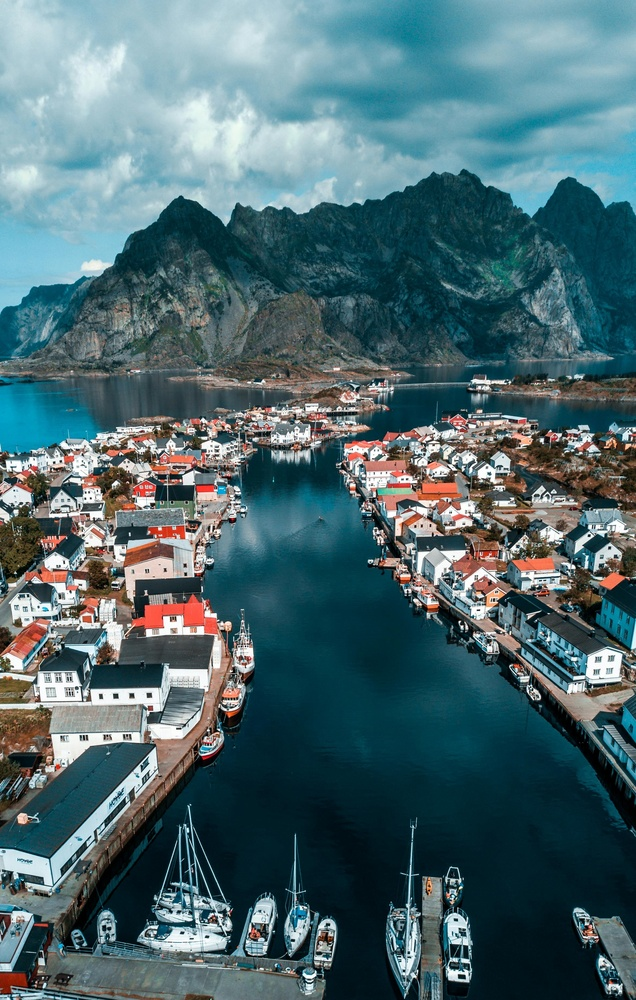
//> input picture img/norway.jpg, 636 x 1000 px, shrunk from 2372 x 3730 before the run
$ ./sequential 3   (built with g++ and OpenCV 4)
//> lines starting //> are read from the running program, lines starting //| are printed output that depends on the picture
//> further down, image is the input picture: 1000 rows x 636 cols, CV_8UC3; mean B, G, R 111.8, 105.6, 77.3
#include <iostream>
#include <opencv2/opencv.hpp>
#include <omp.h>
#include <algorithm>
using namespace std;
using namespace cv;

void image_convolution(vector<vector<int>> kernel, Mat image, int stride)
{
//> called with stride = 3
    if (image.empty())
    {
        cout << "Error: Could not read the image file!" << endl;
        return;
    }
    cout << "Original Image Size: " << image.rows << " x " << image.cols << endl;
//| Original Image Size: 1000 x 636
    int K = kernel.size(); // Kernel size
    if (image.channels() == 3)
        cvtColor(image, image, COLOR_BGR2GRAY);
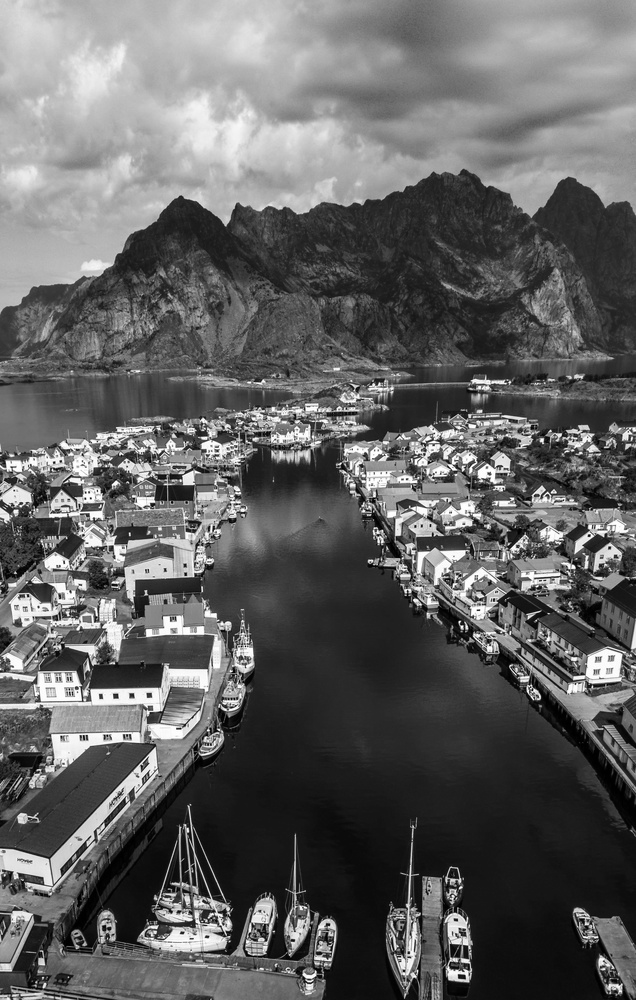
//> image: 1000 rows x 636 cols, CV_8UC1; min 0, max 255, mean 97.9

    int out_rows = ((image.rows - K) / stride) + 1;
//> out_rows = 333
    int out_cols = ((image.cols - K) / stride) + 1;
//> out_cols = 212
    Mat output_image(out_rows, out_cols, CV_8UC1);

    double start_time = omp_get_wtime();

    for (int x = 1; x < out_rows - 1; x++)
    {
        for (int y = 1; y < out_cols - 1; y++)
        {
            // The offset is +1 because your original 3 X 3  kernel loops started at x = 1 and y = 1 (to avoid accessing pixels outside the image bounds).int x_in = x * stride + 1;
            int x_in = x * stride + 1;
            int y_in = y * stride + 1;
            int new_value = 0;
            for (int i = -1; i <= 1; i++)
            {
                for (int j = -1; j <= 1; j++)
                {
                    int pixel = image.at<uchar>(x_in + i, y_in + j);
                    new_value += pixel * kernel[i + 1][j + 1];
                }
            }
            // output_image.at<uchar>(x, y) = static_cast<uchar>(clamp(new_value, 0, 255));
            output_image.at<uchar>(x, y) = static_cast<uchar>(std::min(255, std::max(0, new_value)));
        }
    }
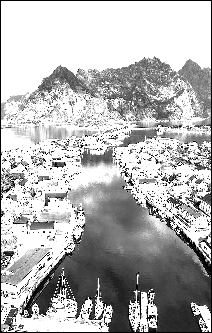
//> output_image: 333 rows x 212 cols, CV_8UC1; min 0, max 255, mean 181.2

    double end_time = omp_get_wtime();
    double elapsed_time = (end_time - start_time) * 1000; // milliseconds
    cout << "Output Image Size: " << output_image.rows << " x " << output_image.cols << endl;
//| Output Image Size: 333 x 212
    cout << "Sequential execution time: " << elapsed_time << " ms" << endl;
    imwrite("../img/output_seq.jpg", output_image);
}

int main(int argc, char *argv[])
{
    if (argc != 2)
    {
        cout << "Stride argument missing!" << endl;
        return 1;
    }
    Mat image = imread("../img/norway.jpg");
    vector<vector<int>> kernel = {{0, 1, 0}, {-1, 5, -1}, {0, -1, 0}};
    int stride = atoi(argv[1]);
    cout << "For stride = " << stride << endl;
    image_convolution(kernel, image, stride);
    return 0;
}

$ run again, with img/image.jpg copied over img/norway.jpg
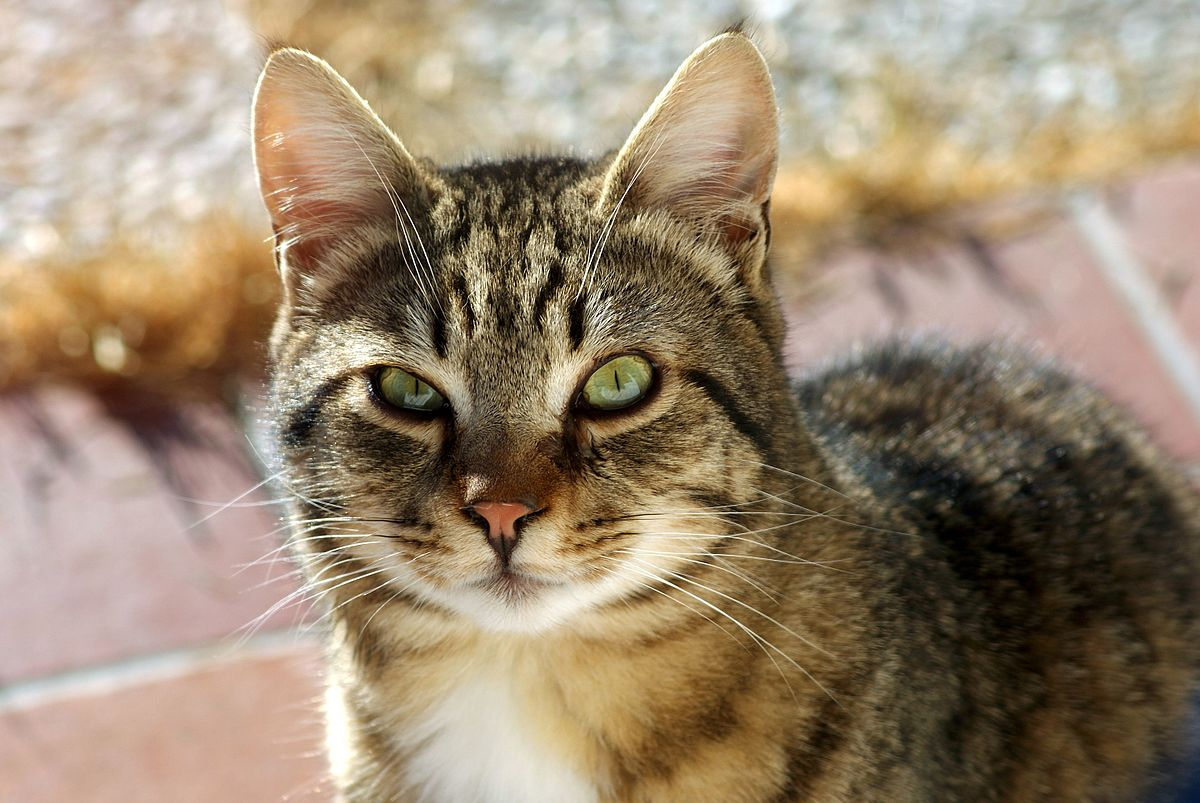
//> input picture img/image.jpg, 1200 x 803 px
//> image is the input picture: 803 rows x 1200 cols, CV_8UC3; mean B, G, R 111.9, 134.8, 152.8
//| Original Image Size: 803 x 1200
//> in image_convolution, `cvtColor(image, image, COLOR_BGR2GRAY);`:
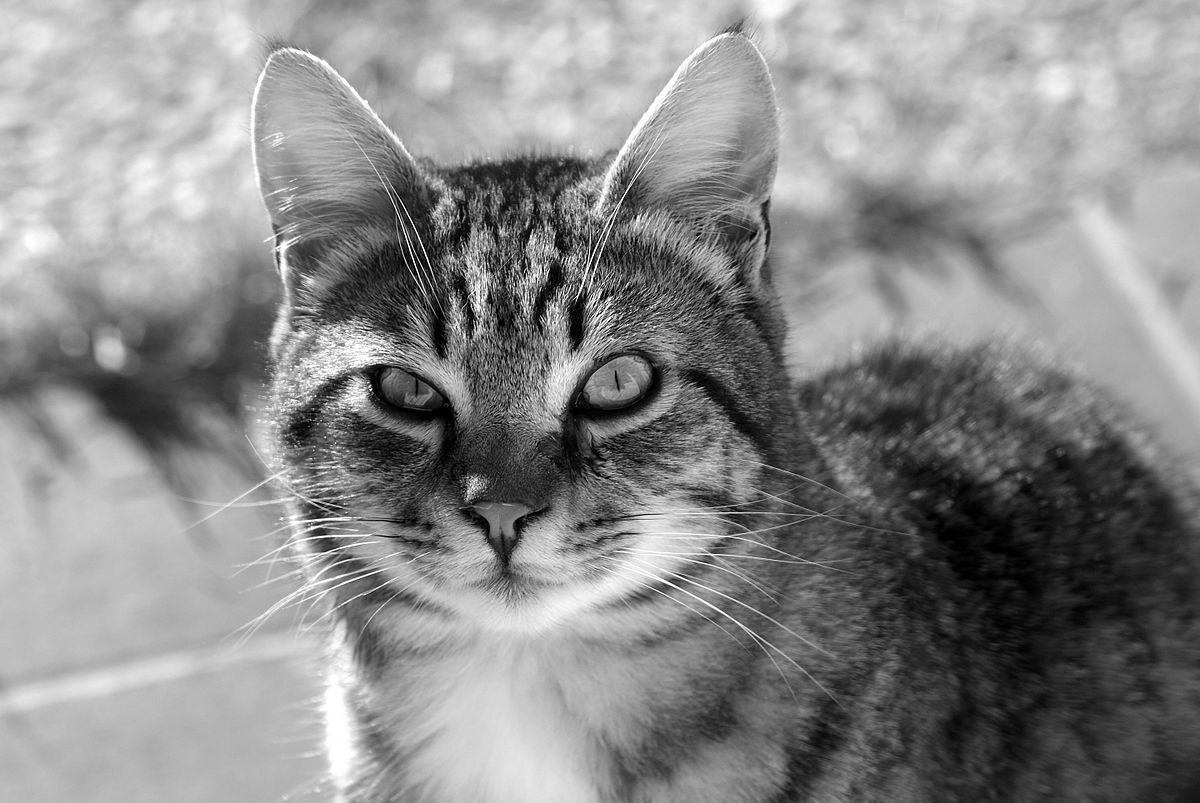
//> image: 803 rows x 1200 cols, CV_8UC1; min 0, max 255, mean 137.6
//> after the loop in image_convolution, `for (int x = 1; x < out_rows - 1; x++)`:
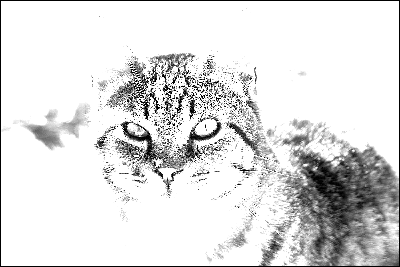
//> output_image: 267 rows x 400 cols, CV_8UC1; min 0, max 255, mean 222.7
//| Output Image Size: 267 x 400

$ run again, with img/image.jpeg copied over img/norway.jpg
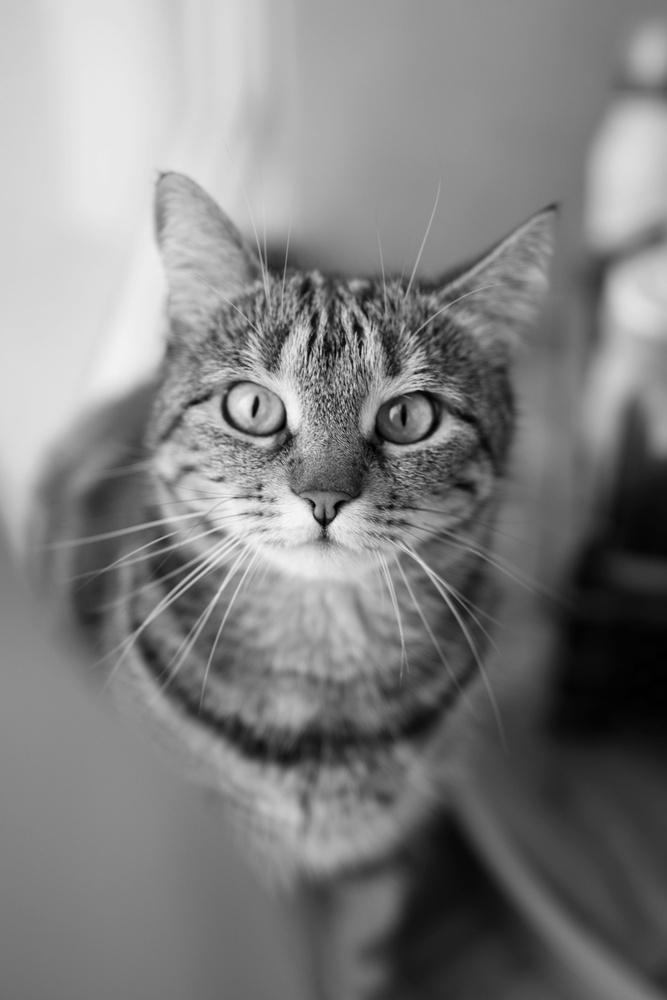
//> input picture img/image.jpeg, 667 x 1000 px, shrunk from 3000 x 4500 before the run
//> image is the input picture: 1000 rows x 667 cols, CV_8UC3; min 0, max 249, mean 128.3
//| Original Image Size: 1000 x 667
//> image: 1000 rows x 667 cols, CV_8UC1
//> after the loop in image_convolution, `for (int x = 1; x < out_rows - 1; x++)`:
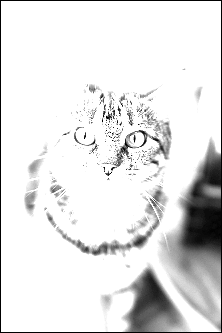
//> output_image: 333 rows x 222 cols, CV_8UC1; min 0, max 255, mean 227.1
//| Output Image Size: 333 x 222
